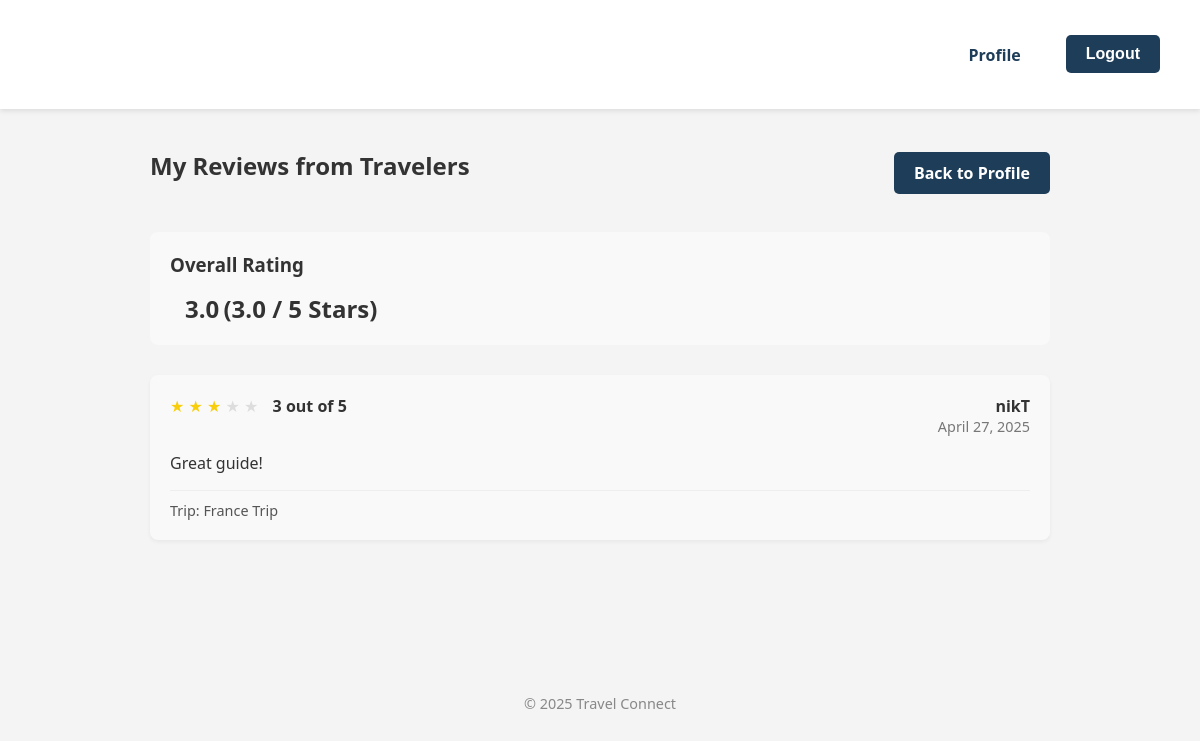
The page /guides/reviews/ (signed in) on the database as committed earlier.
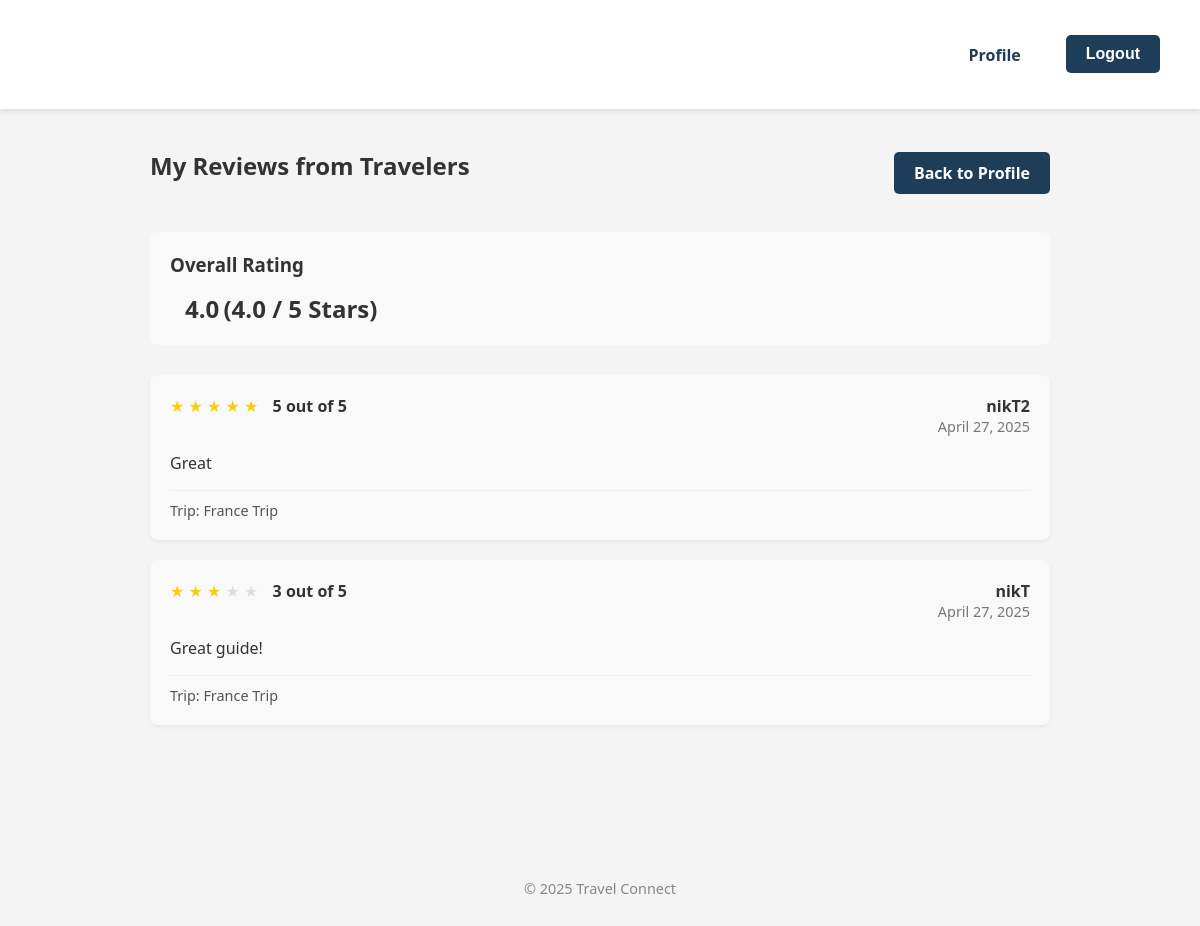
The same page on the database as committed later.
### pages/models.py (models this page shows, shortened)
class GuideReview(models.Model):
    traveler = models.ForeignKey(User, on_delete=models.CASCADE, related_name='reviews_given')
    guide = models.ForeignKey(User, on_delete=models.CASCADE, related_name='reviews_received')
    trip_area = models.ForeignKey(TripArea, on_delete=models.CASCADE, related_name='reviews', null=True, blank=True)
    rating = models.IntegerField(validators=[MinValueValidator(1), MaxValueValidator(5)])
    comment = models.TextField()
    created_at = models.DateTimeField(auto_now_add=True)
    class Meta:
        ordering = ['-created_at']
        unique_together = ('traveler', 'guide', 'trip_area')

class User(AbstractUser):
    ROLE_CHOICES = (
        ('traveler', 'Traveler'),
        ('guide', 'Tour Guide'),
        ('admin', 'Admin'),
    )
    role = models.CharField(max_length=20, choices=ROLE_CHOICES, default='traveler')
    def is_guide(self):
        return self.role == 'guide'
    def is_admin(self):
        return self.role == 'admin'

class TripArea(models.Model):
    user = models.ForeignKey(User, on_delete=models.CASCADE, related_name='trip_areas')
    name = models.CharField(max_length=100)
    description = models.TextField(blank=True)
    latitude = models.FloatField()
    longitude = models.FloatField()
    radius = models.FloatField()  # in kilometers
    created_at = models.DateTimeField(auto_now_add=True)
    assigned_guide = models.ForeignKey(
        User,
        on_delete=models.SET_NULL,
        null=True,
        blank=True,
        related_name='guided_trips'
    )

### pages/views.py (the view)
# urls.py: path('guides/reviews/', views.guide_reviews_view, name='guide_reviews'),
@login_required
def guide_reviews_view(request):
    if not request.user.is_guide():
        messages.error(request, "This feature is only for tour guides.")
        return redirect('profile')
    reviews = GuideReview.objects.filter(guide=request.user)
    avg_rating = reviews.aggregate(Avg('rating'))['rating__avg'] or 0
    return render(request, 'pages/guide_reviews.html', {
        'reviews': reviews,
        'avg_rating': avg_rating
    })

### pages/templates/pages/guide_reviews.html (shortened to what this page needs)
{% extends 'pages/base.html' %}
{% block content %}
<div class="guide-reviews-container">
    <div class="guide-reviews-header">
        <h2>My Reviews from Travelers</h2>
        <a href="{% url 'profile' %}" class="btn">Back to Profile</a>
    </div>
    <div class="guide-rating-summary">
        <h3>Overall Rating</h3>
        <div class="rating-display">
            <div class="rating-stats">
                <span class="rating-value">{{ avg_rating|floatformat:"1" }}</span>
                <span class="rating-value">({{ avg_rating|floatformat:"1" }} / 5 Stars)</span>
            </div>
        </div>
    </div>
    {% if reviews %}
        <div class="reviews-list">
            {% for review in reviews %}
                <div class="review-item">
                    <div class="review-header">
                        <div class="review-stars">
                            {% for i in "12345" %}
                                {% if forloop.counter <= review.rating %}
                                    <span class="star filled">★</span>
                                {% else %}
                                    <span class="star">★</span>
                                {% endif %}
                            {% endfor %}
                            <span class="rating-text">{{ review.rating }} out of 5</span>
                        </div>
                        <div class="review-meta">
                            <span class="review-author">{{ review.traveler.username }}</span>
                            <span class="review-date">{{ review.created_at|date:"F j, Y" }}</span>
                        </div>
                    </div>
                    <div class="review-content">
                        <p>{{ review.comment }}</p>
                        {% if review.trip_area %}
                            <div class="review-trip">
                                Trip: <span>{{ review.trip_area.name }}</span>
                            </div>
                        {% endif %}
                    </div>
                </div>
            {% endfor %}
        </div>
    {% else %}
        <div class="no-reviews">
            <p>You haven't received any reviews yet.</p>
            <p>As travelers book your tours and work with you, they can leave reviews about their experience.</p>
        </div>
    {% endif %}
</div>
{% endblock %}

Rows that differ between the two databases and show on the page:
added GuideReview: rating "5", traveler.username "nikT2", created_at "April 27, 2025", comment "Great", trip_area.name "France Trip"
Other text that changed with them:
{{ avg_rating|floatformat:"1" }}: "3.0" → "4.0"
